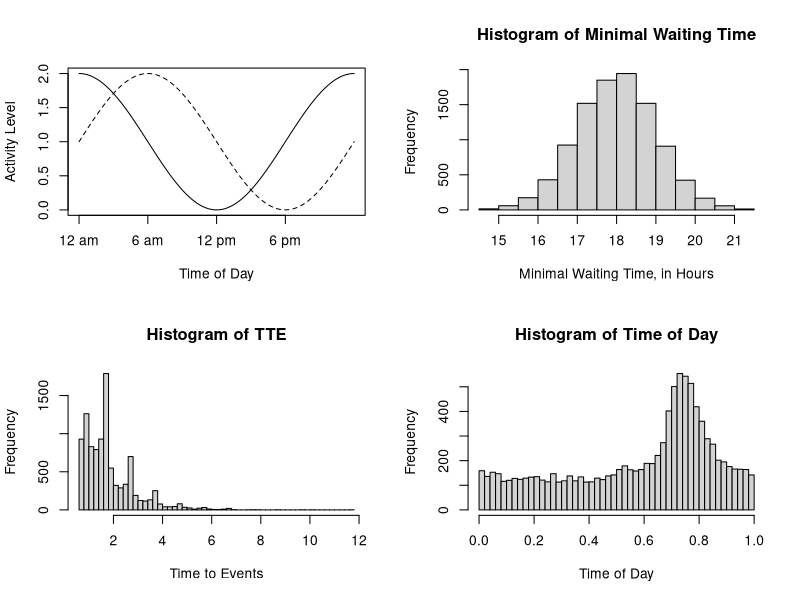

R code for this plot:
################################################
# To model mosquito diurnal activity, consider 
# the time dependent sinusoidal hazard rate function
#
# ff = lambda (1+cos(2*pi*(t-peak))) 
#
################################################
par(mfrow = c(2,2))
ttt = seq(0,1, length.out=1000)
ff = function(t, peak=0, amp=1){(1+amp*cos(2*pi*(t-peak)))}

plot(ttt*24, ff(ttt), type = 'l', ylab = "Activity Level", xlab = "Time of Day", xaxt = "n") 
lines(ttt*24, ff(ttt,1/4), lty = 2) 
axis(1, c(0:3)*6, c("12 am", "6 am", "12 pm", "6 pm"))



################################################
# At the times t = peak+0, peak+1, peak+2, peak+3,...
# ff has the same cumulative hazard as the constant hazard
# function
#
# f = lambda 
# 
# A random number generator for this process has 
################################################


##################################################
#  lambda :: the average activity level
#  now    :: time when the waiting period starts
#  peak   :: peak activity level 
##################################################

rDiurnal = function(N, lambda, now=0, peak=0, amp=1){
  t = rexp(N, lambda)
  ti = floor(t)
  ti + (1+amp*sin(2*pi*(t-ti+now-peak)))/2
}


wt=rnorm(10000,.75,1/24)

hist(wt*24, xlab = "Minimal Waiting Time, in Hours", main = "Histogram of Minimal Waiting Time")

tt =  wt + rDiurnal(10000, 1, wt, peak =0)
hist(tt,40, xlab = "Time to Events", main = "Histogram of TTE")
tti = floor(tt)
hist(tt-tti, 40, xlab = "Time of Day", main = "Histogram of Time of Day")
#plot(ecdf(tt-tti))
#segments(0,0,1,1)
